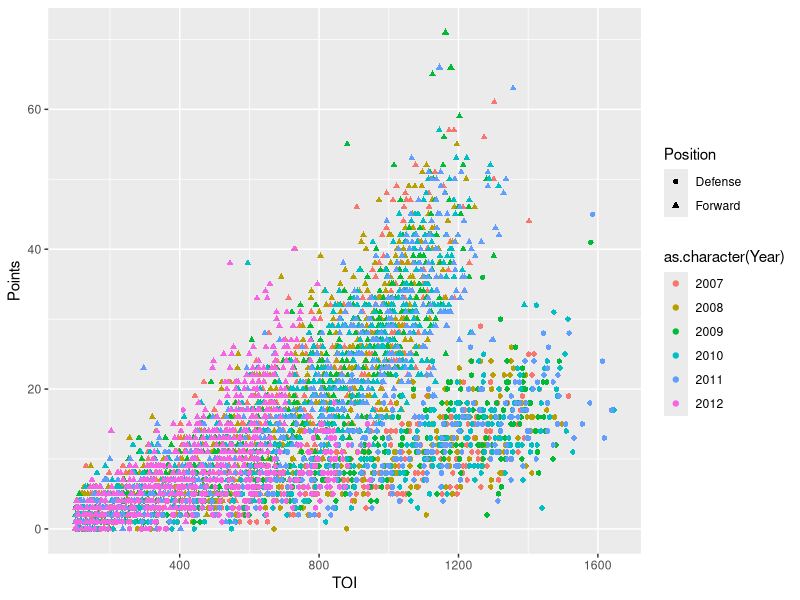
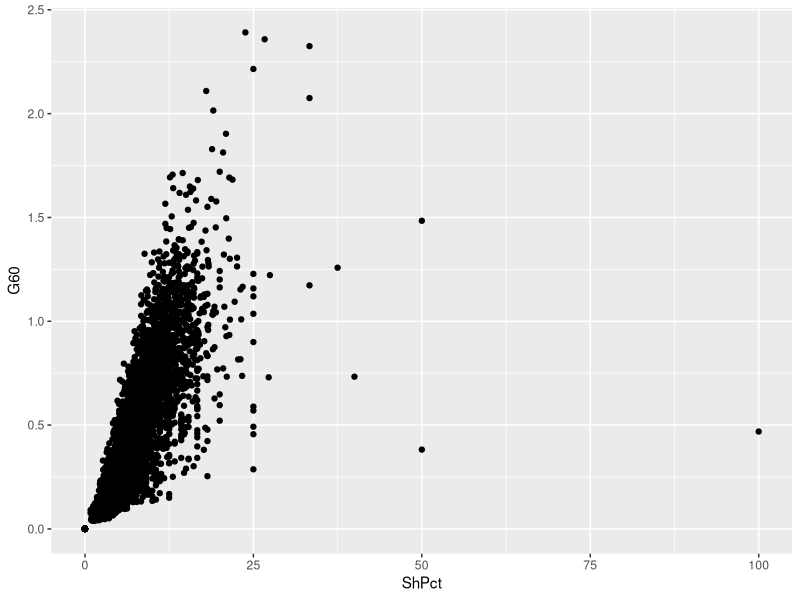

These figures' R source, in order:
# Homework #6: Linking scripts PART I

# Load in the data and any libraries I need. The data is already in a fairly clean csv format, but I would rather not deal with factors so I am importing everything as character or numeric.


library(ggplot2)
nhl <- read.csv("NHLplayerstats.csv", stringsAsFactors=F)


# Lets take a look at the data to see if it imported correctly:


head(nhl)
tail(nhl)
summary(nhl)


# First thing is that TOI, or Time On Ice is in a weird format, Minute:Second:???. This is not conductive to our analyses so lets convert it to minutes with a decimal value for seconds.


nhl$TOI <- as.numeric(lapply(strsplit(nhl$TOI, ":"), "[", 1)) + as.numeric((lapply(strsplit(nhl$TOI, ":"), "[", 2)))/60
summary(nhl)


# That worked well. The rest of the data columns are numeric. 

# The next step is to do some basic data visualization to see if there are any problems.


pdf("Pt1.PointsByTime.pdf")
plot1 <-ggplot(nhl, aes(x = TOI, y = Points)) +
  geom_point(aes(color=as.character(Year), shape=Position))
print(plot1)
dev.off()
pdf("Pt1.ShotpercntByGoals.pdf")
plot2 <- ggplot(nhl, aes(y=G60, x = ShPct)) +
  geom_point()
print(plot2)
dev.off()


# This data visualization checked out. The first showed that more time on the ice resulted in more points, and that the slope of this relationship differed between defensemen and forwards. Also in 2012 the season was shortened so the max time on the ice was lower. 

# The second plot showed that shot accuracy resulted in increased goals, a rather intuitive observation.

# For the second analysis we want to focus just on the Canucks, and sort the data by player name. We then want to write that out to a machine readable format.

Canucks <- nhl[ which(nhl$Team=='Vancouver'), ]
Canucks <- Canucks[ order(Canucks[,1]),]
head(Canucks)
write.csv(Canucks, file="Canucks.csv", row.names=F)

